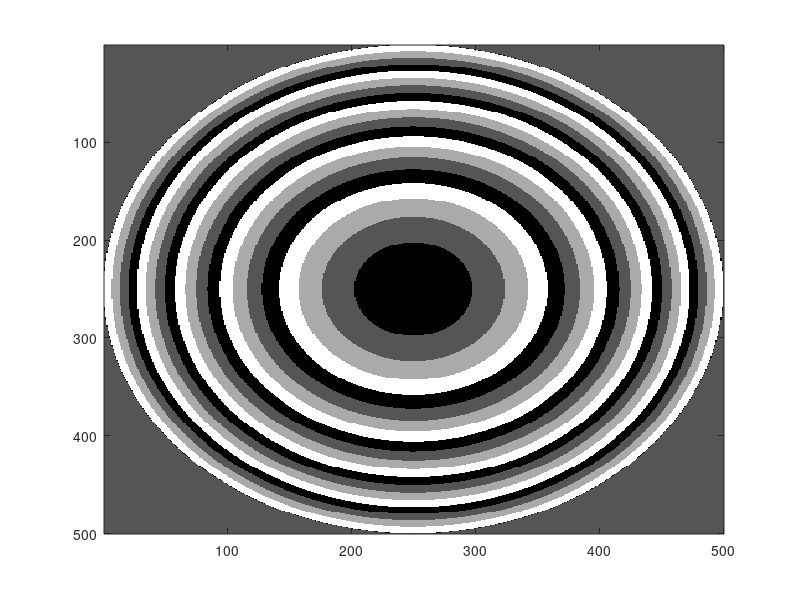

Recreate this plot in MATLAB.
%%4-level 1D FZP
clear;%Clear all memory

%Define the FZP parameters
N=500;%Define Matrix size
f=10000;%Define the focal length in ?m
lambda=0.632;%Define the wavelength in ?m
C=ones(N,N);
g=4;

%Constructing the negative FZP
x=1:N;
y=1:N;
[X,Y]=meshgrid(x,y);
r=sqrt((X-N/2).*(X-N/2)+(Y-N/2).*(Y-N/2));
A=(f+sqrt(f*f+r.*r))*(2*pi)/(0.632);
B=rem(A,2*pi);
B1=exp(1i*B);
B(r>N/2)=0;
for p=1:N;%Construct the 4-level FZP
    for q=1:N;  
        for n=1:g;
            if B(p,q)> (n-1)*pi/2 && B(p,q) <= n*pi/2;
               C(p,q)=exp(1i*n*pi/2);
            end
        end
    end 
end

%Observation of phase profile 
colormap(gray)
imagesc(angle(C))
